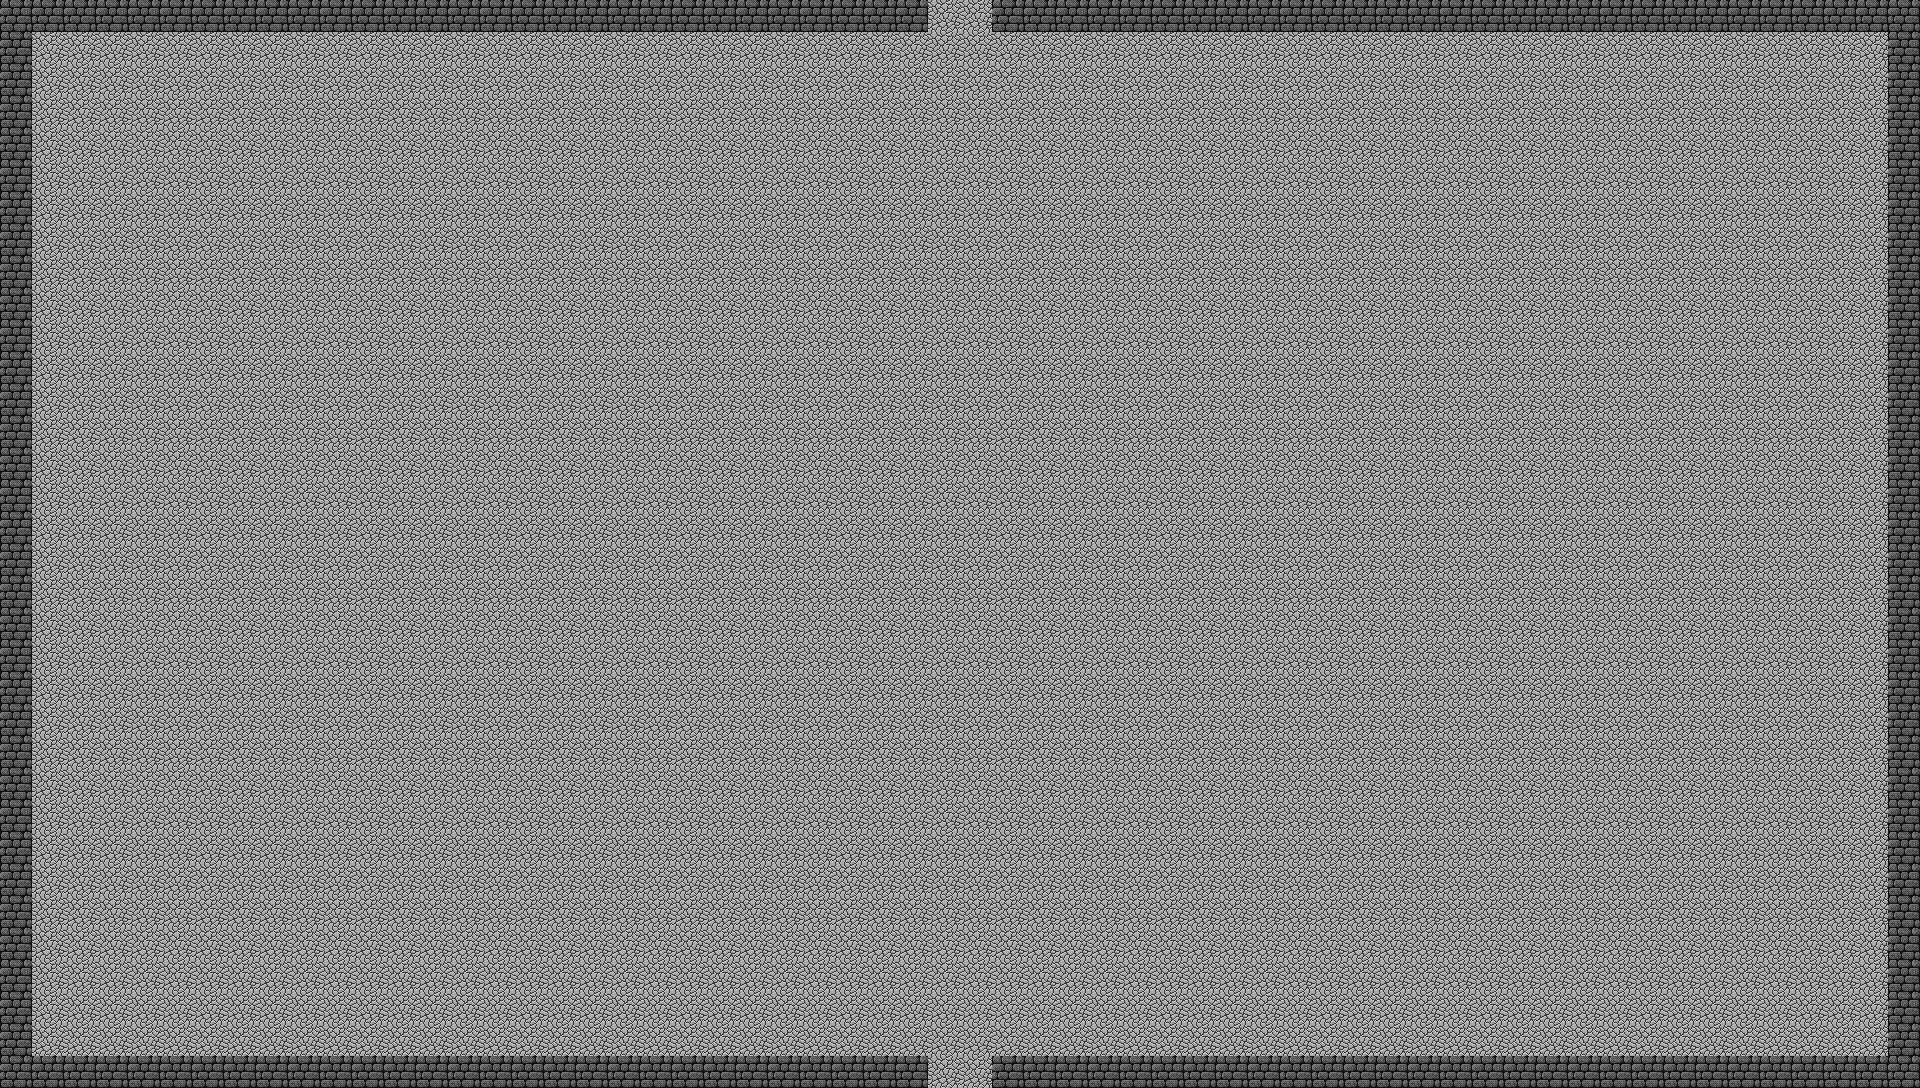

This game map was drawn from its Tiled (.tmx) file and the tilesets committed beside it. A one-line description and the trimmed map source follow:
An orthogonal 60x34 tile map with 32x32 px tiles, 2 tile layers (Base, Decorations), 7 tilesets and 27 objects (27x Enemy).

<map version="1.0" orientation="orthogonal" width="60" height="34" tilewidth="32" tileheight="32">
 <tileset firstgid="1" source="../../tilesets/Dungeon 1.tsx" />
 <tileset firstgid="91" source="../../tilesets/Dungeon 2.tsx" />
 <tileset firstgid="235" source="../../tilesets/Dungeon 3.tsx" />
 <tileset firstgid="352" source="../../tilesets/Dungeon 4.tsx" />
 <tileset firstgid="523" source="../../tilesets/Overworld 1.tsx" />
 <tileset firstgid="651" source="../../tilesets/Overworld 2.tsx" />
 <tileset firstgid="787" source="../../tilesets/Overworld 3.tsx" />
 <layer name="Base" width="60" height="34">
  <data>[2040 cells, 2040 non-empty, 1 distinct tile ids]</data>
 </layer>
 <layer name="Decorations" width="60" height="34">
  <data>[2040 cells, 2040 non-empty, 2 distinct tile ids]</data>
 </layer>
 <objectgroup name="Objects" width="60" height="34">
  <object name="Zombie" type="Enemy" x="577" y="243" width="32" height="32" />
  <object name="Zombie" type="Enemy" x="375" y="708" width="32" height="32" />
  <object name="Zombie" type="Enemy" x="1525" y="400" width="32" height="32" />
  <object name="Zombie" type="Enemy" x="1283" y="764" width="32" height="32" />
  <object name="Zombie" type="Enemy" x="896" y="479" width="32" height="32" />
  <object name="Zombie" type="Enemy" x="1277" y="188" width="32" height="32" />
  <object name="Zombie" type="Enemy" x="777" y="820" width="32" height="32" />
  <object name="Zombie" type="Enemy" x="301" y="392" width="32" height="32" />
  <object name="Zombie" type="Enemy" x="1152" y="861" width="32" height="32" />
  <object name="Zombie" type="Enemy" x="576" y="471" width="32" height="32" />
  <object name="Zombie" type="Enemy" x="884" y="247" width="32" height="32" />
  <object name="Zombie" type="Enemy" x="1260" y="463" width="32" height="32" />
  <object name="Zombie" type="Enemy" x="1480" y="592" width="32" height="32" />
  <object name="Zombie" type="Enemy" x="1604" y="817" width="32" height="32" />
  <object name="Zombie" type="Enemy" x="1625" y="211" width="32" height="32" />
  <object name="Zombie" type="Enemy" x="1075" y="612" width="32" height="32" />
  <object name="Zombie" type="Enemy" x="359" y="896" width="32" height="32" />
  <object name="Zombie" type="Enemy" x="643" y="643" width="32" height="32" />
  <object name="Zombie" type="Enemy" x="189" y="536" width="32" height="32" />
  <object name="Zombie" type="Enemy" x="156" y="788" width="32" height="32" />
  <object name="Zombie" type="Enemy" x="189" y="171" width="32" height="32" />
  <object name="Zombie" type="Enemy" x="437" y="112" width="32" height="32" />
  <object name="Zombie" type="Enemy" x="1455" y="91" width="32" height="32" />
  <object name="Zombie" type="Enemy" x="1740" y="537" width="32" height="32" />
  <object name="Zombie" type="Enemy" x="1087" y="347" width="32" height="32" />
  <object name="Zombie" type="Enemy" x="733" y="353" width="32" height="32" />
  <object name="Zombie" type="Enemy" x="1485" y="845" width="32" height="32" />
 </objectgroup>
</map>
